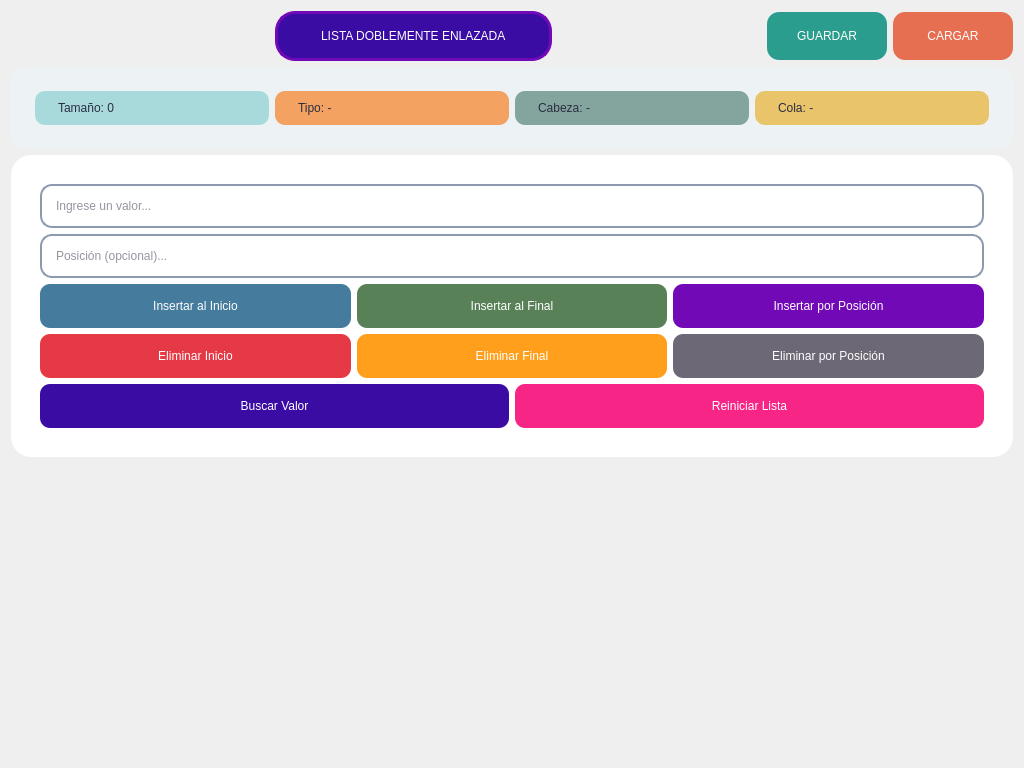
<?xml version="1.0" encoding="UTF-8"?>
<ui version="4.0">
 <class>ListaDobleView</class>
 <widget class="QWidget" name="ListaDobleView">
  <property name="geometry">
   <rect>
    <x>0</x>
    <y>0</y>
    <width>1024</width>
    <height>768</height>
   </rect>
  </property>
  <property name="windowTitle">
   <string>Lista Doblemente Enlazada</string>
  </property>
  <property name="styleSheet">
   <string notr="true"/>
  </property>
  <layout class="QVBoxLayout" name="mainLayout">
   <item>
    <layout class="QHBoxLayout" name="contenedor">
     <item>
      <widget class="QPushButton" name="btn_regresar">
       <property name="minimumSize">
        <size>
         <width>48</width>
         <height>48</height>
        </size>
       </property>
       <property name="styleSheet">
        <string notr="true">QPushButton {
    border: none;
    background-image: url(:/resources/back_arrow.png);
    background-repeat: no-repeat;
    background-position: center;
    border-radius: 24px;
}
QPushButton:hover {
    background-color: #e9ecef;
}
QPushButton:pressed {
    background-color: #dee2e6;
}</string>
       </property>
       <property name="text">
        <string/>
       </property>
      </widget>
     </item>
     <item>
      <spacer name="horizontalSpacer">
       <property name="orientation">
        <enum>Qt::Orientation::Horizontal</enum>
       </property>
       <property name="sizeHint" stdset="0">
        <size>
         <width>40</width>
         <height>20</height>
        </size>
       </property>
      </spacer>
     </item>
     <item>
      <widget class="QLabel" name="label_title">
       <property name="styleSheet">
        <string notr="true">font: 700 28pt &quot;Segoe UI&quot;;
color: #ffffff;
background-color: #3a0ca3;
padding: 15px 40px;
border-radius: 20px;
border: 3px solid #7209b7;</string>
       </property>
       <property name="text">
        <string>LISTA DOBLEMENTE ENLAZADA</string>
       </property>
      </widget>
     </item>
     <item>
      <spacer name="horizontalSpacer_2">
       <property name="orientation">
        <enum>Qt::Orientation::Horizontal</enum>
       </property>
       <property name="sizeHint" stdset="0">
        <size>
         <width>40</width>
         <height>20</height>
        </size>
       </property>
      </spacer>
     </item>
     <item>
      <widget class="QPushButton" name="btn_guardar">
       <property name="minimumSize">
        <size>
         <width>120</width>
         <height>48</height>
        </size>
       </property>
       <property name="styleSheet">
        <string notr="true">QPushButton {
    background-color: #2a9d8f;
    color: white;
    border: none;
    border-radius: 12px;
    font: 700 12pt &quot;Segoe UI&quot;;
    padding: 12px;
}
QPushButton:hover {
    background-color: #21867a;
    padding: 10px;
}
QPushButton:pressed {
    background-color: #1a6b5f;
}</string>
       </property>
       <property name="text">
        <string>GUARDAR</string>
       </property>
      </widget>
     </item>
     <item>
      <widget class="QPushButton" name="btn_cargar">
       <property name="minimumSize">
        <size>
         <width>120</width>
         <height>48</height>
        </size>
       </property>
       <property name="styleSheet">
        <string notr="true">QPushButton {
    background-color: #e76f51;
    color: white;
    border: none;
    border-radius: 12px;
    font: 700 12pt &quot;Segoe UI&quot;;
    padding: 12px;
}
QPushButton:hover {
    background-color: #d1583a;
    padding: 10px;
}
QPushButton:pressed {
    background-color: #b2492f;
}</string>
       </property>
       <property name="text">
        <string>CARGAR</string>
       </property>
      </widget>
     </item>
    </layout>
   </item>
   <item>
    <widget class="QFrame" name="infoFrame">
     <property name="styleSheet">
      <string notr="true">background-color: #edf2f4;
border-radius: 15px;
padding: 15px;</string>
     </property>
     <layout class="QHBoxLayout" name="infoLayout">
      <item>
       <widget class="QLabel" name="lbl_tamaño">
        <property name="styleSheet">
         <string notr="true">font: 700 14pt &quot;Segoe UI&quot;;
color: #2b2d42;
background-color: #a8dadc;
padding: 10px 20px;
border-radius: 10px;</string>
        </property>
        <property name="text">
         <string>Tamaño: 0</string>
        </property>
       </widget>
      </item>
      <item>
       <widget class="QLabel" name="lbl_tipo">
        <property name="styleSheet">
         <string notr="true">font: 700 14pt &quot;Segoe UI&quot;;
color: #2b2d42;
background-color: #f4a261;
padding: 10px 20px;
border-radius: 10px;</string>
        </property>
        <property name="text">
         <string>Tipo: -</string>
        </property>
       </widget>
      </item>
      <item>
       <widget class="QLabel" name="lbl_cabeza">
        <property name="styleSheet">
         <string notr="true">font: 700 14pt &quot;Segoe UI&quot;;
color: #2b2d42;
background-color: #84a59d;
padding: 10px 20px;
border-radius: 10px;</string>
        </property>
        <property name="text">
         <string>Cabeza: -</string>
        </property>
       </widget>
      </item>
      <item>
       <widget class="QLabel" name="lbl_cola">
        <property name="styleSheet">
         <string notr="true">font: 700 14pt &quot;Segoe UI&quot;;
color: #2b2d42;
background-color: #e9c46a;
padding: 10px 20px;
border-radius: 10px;</string>
        </property>
        <property name="text">
         <string>Cola: -</string>
        </property>
       </widget>
      </item>
     </layout>
    </widget>
   </item>
   <item>
    <widget class="QFrame" name="controlFrame">
     <property name="styleSheet">
      <string notr="true">background-color: #ffffff;
border-radius: 20px;
padding: 20px;</string>
     </property>
     <layout class="QVBoxLayout" name="controlLayout">
      <item>
       <widget class="QLineEdit" name="input_valor">
        <property name="styleSheet">
         <string notr="true">font: 16pt &quot;Segoe UI&quot;;
border: 2px solid #8d99ae;
border-radius: 12px;
padding: 12px;
color: #2b2d42;</string>
        </property>
        <property name="placeholderText">
         <string>Ingrese un valor...</string>
        </property>
       </widget>
      </item>
      <item>
       <widget class="QLineEdit" name="input_posicion">
        <property name="styleSheet">
         <string notr="true">font: 16pt &quot;Segoe UI&quot;;
border: 2px solid #8d99ae;
border-radius: 12px;
padding: 12px;
color: #2b2d42;</string>
        </property>
        <property name="placeholderText">
         <string>Posición (opcional)...</string>
        </property>
       </widget>
      </item>
      <item>
       <layout class="QHBoxLayout" name="buttonLayout">
        <item>
         <widget class="QPushButton" name="btn_insertar_inicio">
          <property name="styleSheet">
           <string notr="true">QPushButton {
    background-color: #457b9d;
    color: white;
    border: none;
    border-radius: 10px;
    padding: 15px;
    font: 700 14pt &quot;Segoe UI&quot;;
}
QPushButton:hover {
    background-color: #3a6a8a;
    padding: 13px;
}
QPushButton:pressed {
    background-color: #2f556e;
}</string>
          </property>
          <property name="text">
           <string>Insertar al Inicio</string>
          </property>
         </widget>
        </item>
        <item>
         <widget class="QPushButton" name="btn_insertar_final">
          <property name="styleSheet">
           <string notr="true">QPushButton {
    background-color: #588157;
    color: white;
    border: none;
    border-radius: 10px;
    padding: 15px;
    font: 700 14pt &quot;Segoe UI&quot;;
}
QPushButton:hover {
    background-color: #476646;
    padding: 13px;
}
QPushButton:pressed {
    background-color: #364d35;
}</string>
          </property>
          <property name="text">
           <string>Insertar al Final</string>
          </property>
         </widget>
        </item>
        <item>
         <widget class="QPushButton" name="btn_insertar_pos">
          <property name="styleSheet">
           <string notr="true">QPushButton {
    background-color: #7209b7;
    color: white;
    border: none;
    border-radius: 10px;
    padding: 15px;
    font: 700 14pt &quot;Segoe UI&quot;;
}
QPushButton:hover {
    background-color: #5e079c;
    padding: 13px;
}
QPushButton:pressed {
    background-color: #4a067f;
}</string>
          </property>
          <property name="text">
           <string>Insertar por Posición</string>
          </property>
         </widget>
        </item>
       </layout>
      </item>
      <item>
       <layout class="QHBoxLayout" name="buttonLayout_2">
        <item>
         <widget class="QPushButton" name="btn_eliminar_inicio">
          <property name="styleSheet">
           <string notr="true">QPushButton {
    background-color: #e63946;
    color: white;
    border: none;
    border-radius: 10px;
    padding: 15px;
    font: 700 14pt &quot;Segoe UI&quot;;
}
QPushButton:hover {
    background-color: #c5303a;
    padding: 13px;
}
QPushButton:pressed {
    background-color: #a3262f;
}</string>
          </property>
          <property name="text">
           <string>Eliminar Inicio</string>
          </property>
         </widget>
        </item>
        <item>
         <widget class="QPushButton" name="btn_eliminar_final">
          <property name="styleSheet">
           <string notr="true">QPushButton {
    background-color: #ff9f1c;
    color: white;
    border: none;
    border-radius: 10px;
    padding: 15px;
    font: 700 14pt &quot;Segoe UI&quot;;
}
QPushButton:hover {
    background-color: #e08d17;
    padding: 13px;
}
QPushButton:pressed {
    background-color: #c27a13;
}</string>
          </property>
          <property name="text">
           <string>Eliminar Final</string>
          </property>
         </widget>
        </item>
        <item>
         <widget class="QPushButton" name="btn_eliminar_pos">
          <property name="styleSheet">
           <string notr="true">QPushButton {
    background-color: #6d6875;
    color: white;
    border: none;
    border-radius: 10px;
    padding: 15px;
    font: 700 14pt &quot;Segoe UI&quot;;
}
QPushButton:hover {
    background-color: #5a5660;
    padding: 13px;
}
QPushButton:pressed {
    background-color: #47444b;
}</string>
          </property>
          <property name="text">
           <string>Eliminar por Posición</string>
          </property>
         </widget>
        </item>
       </layout>
      </item>
      <item>
       <layout class="QHBoxLayout" name="actionLayout">
        <item>
         <widget class="QPushButton" name="btn_buscar">
          <property name="styleSheet">
           <string notr="true">QPushButton {
    background-color: #3a0ca3;
    color: white;
    border: none;
    border-radius: 10px;
    padding: 15px;
    font: 700 14pt &quot;Segoe UI&quot;;
}
QPushButton:hover {
    background-color: #2e0a82;
    padding: 13px;
}
QPushButton:pressed {
    background-color: #220861;
}</string>
          </property>
          <property name="text">
           <string>Buscar Valor</string>
          </property>
         </widget>
        </item>
        <item>
         <widget class="QPushButton" name="btn_reiniciar">
          <property name="styleSheet">
           <string notr="true">QPushButton {
    background-color: #f72585;
    color: white;
    border: none;
    border-radius: 10px;
    padding: 15px;
    font: 700 14pt &quot;Segoe UI&quot;;
}
QPushButton:hover {
    background-color: #d61f74;
    padding: 13px;
}
QPushButton:pressed {
    background-color: #b51962;
}</string>
          </property>
          <property name="text">
           <string>Reiniciar Lista</string>
          </property>
         </widget>
        </item>
       </layout>
      </item>
     </layout>
    </widget>
   </item>
   <item>
    <widget class="QScrollArea" name="scrollArea">
     <property name="styleSheet">
      <string notr="true">border: none;
background: transparent;</string>
     </property>
     <property name="widgetResizable">
      <bool>true</bool>
     </property>
     <widget class="QWidget" name="contenedorLista">
      <property name="geometry">
       <rect>
        <x>0</x>
        <y>0</y>
        <width>1000</width>
        <height>322</height>
       </rect>
      </property>
      <property name="styleSheet">
       <string notr="true">background: transparent;</string>
      </property>
      <layout class="QHBoxLayout" name="listaLayout">
       <property name="spacing">
        <number>30</number>
       </property>
      </layout>
     </widget>
    </widget>
   </item>
  </layout>
 </widget>
 <resources>
  <include location="../resources.qrc"/>
 </resources>
 <connections/>
</ui>
